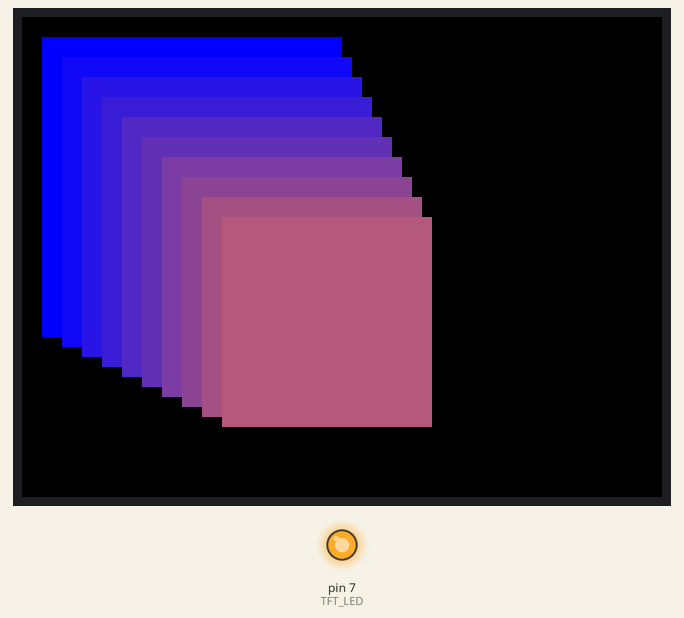
Simulated run of this sketch. Board: Arduino Uno, built with avr-gcc and run on an emulated ATmega328P. Shown: 320×240 colour display, output pins drawn as LEDs (lit = HIGH).

Above: at 0.4 s.
At 2.6 s:
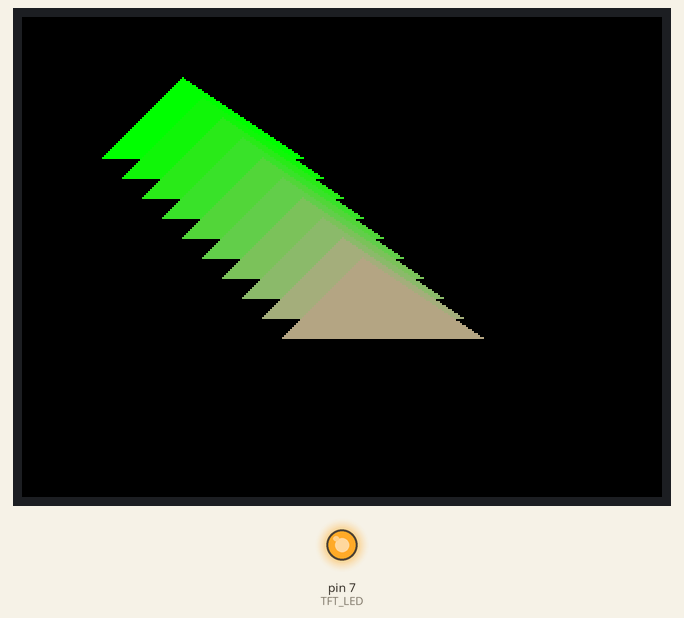
At 21.18 s:
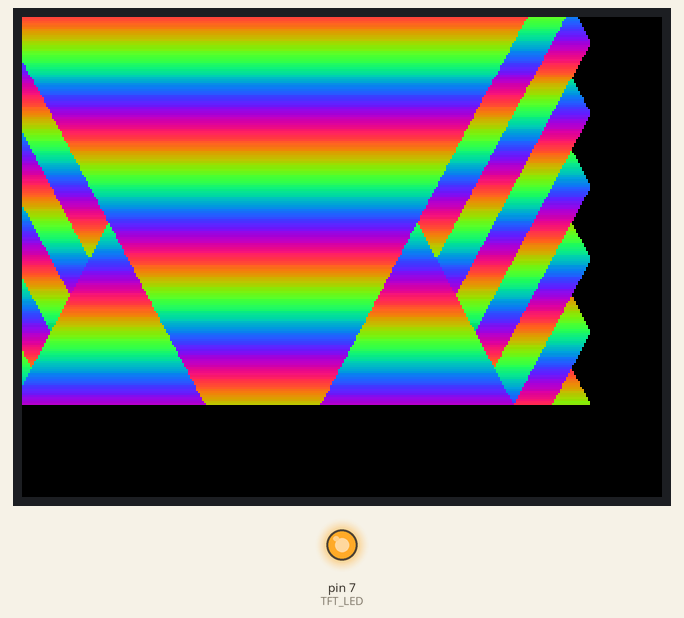
At 39.43 s:
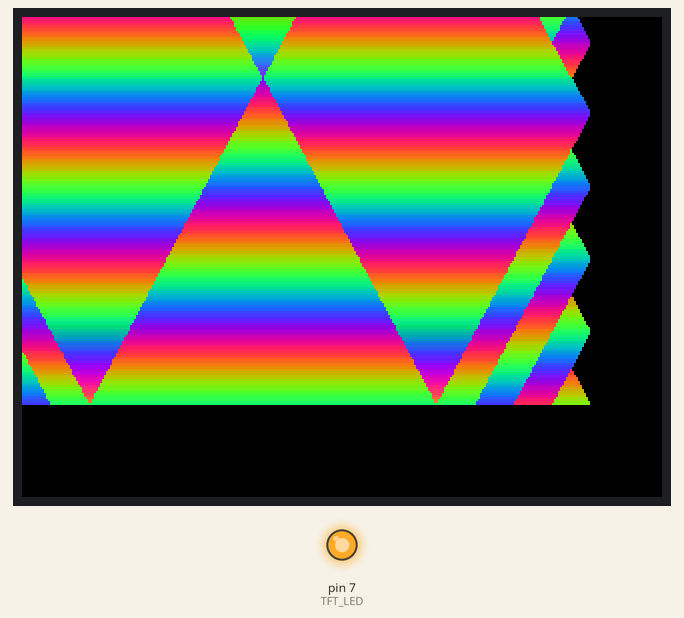
Timing chart, 0 to 40.0 s (numbered marks = the images above):
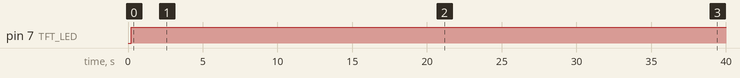

Measured:
- by itself, pin 7 (TFT_LED): LOW → HIGH at 0.23 s
- what the display in image 1 shows lasts 2.2 s, from 2.6 s to 4.8 s

The sketch:

art4.ino
```cpp
#include <Adafruit_GFX.h>
#include <Adafruit_ILI9341.h>
#include <SPI.h>

#define TFT_CS   10
#define TFT_DC   9
#define TFT_RST  -1  // RST can be left unconnected
#define TFT_LED  7

Adafruit_ILI9341 tft = Adafruit_ILI9341(TFT_CS, TFT_DC, TFT_RST);

void setup() {
  Serial.begin(115200);

  tft.begin();
  tft.setRotation(3);
  tft.fillScreen(ILI9341_BLACK);

  pinMode(TFT_LED, OUTPUT);
  digitalWrite(TFT_LED, HIGH);

  // Display color square grid and triangles
  displayColorSquareGrid();
  delay(2000);
  tft.fillScreen(ILI9341_BLACK);

  displayColorTriangles();
  delay(2000);
  tft.fillScreen(ILI9341_BLACK);

  animateTriangle(); // Call the function from Code 2

  // Write "Arvind" in yellow color
  writeArvindYellow();
}

void loop() {
  // Your main code (if any) goes here
}

void displayColorSquareGrid() {
  int side = 150;
  int spacing = 10;

  for (int i = 0; i < 10; ++i) {
    uint16_t color = tft.color565(i * 20, i * 10, 255 - i * 15);
    tft.fillRect(10 + i * spacing, 10 + i * spacing, side, side, color);
    side -= 5;
  }
}

void displayColorTriangles() {
  int side = 150;
  int spacing = 10;

  for (int i = 0; i < 10; ++i) {
    uint16_t color = tft.color565(i * 20, 255 - i * 10, i * 15);
    int x0 = 80 + i * spacing;
    int y0 = 30 + i * spacing;
    int x1 = 140 + i * spacing;
    int y1 = 70 + i * spacing;
    int x2 = 40 + i * spacing;
    int y2 = 70 + i * spacing;
    tft.fillTriangle(x0, y0, x1, y1, x2, y2, color);
    side -= 5;
  }
}

void animateTriangle() {
  int x1 = 120;
  int y1 = 30;
  int x2 = 30;
  int y2 = 200;
  int x3 = 210;
  int y3 = 200;

  int size = 200;
  int colorStep = 5;

  while (size > 0) {
    for (int i = 0; i < size; i++) {
      int currX1 = x1 + (x2 - x1) * i / size;
      int currY1 = y1 + (y2 - y1) * i / size;
      int currX2 = x1 + (x3 - x1) * i / size;
      int currY2 = y1 + (y3 - y1) * i / size;

      uint16_t color = tft.color565(
        255 * (1 + sin(colorStep * i * PI / 180.0)) / 2,
        255 * (1 + sin(colorStep * (i + 120) * PI / 180.0)) / 2,
        255 * (1 + sin(colorStep * (i + 240) * PI / 180.0)) / 2
      );

      tft.drawLine(currX1, currY1, currX2, currY2, color);
    }

    size -= 10;
    delay(100);
    tft.fillScreen(ILI9341_BLACK);
  }

  writeArvind();
}

void writeArvind() {
  tft.setCursor(80, 120);
  tft.setTextColor(ILI9341_WHITE);
  tft.print("Arvind");
}

void writeArvindYellow() {
  tft.setCursor(10, 290);
  tft.setTextColor(ILI9341_YELLOW);
  tft.print("Arvind");
}
```
